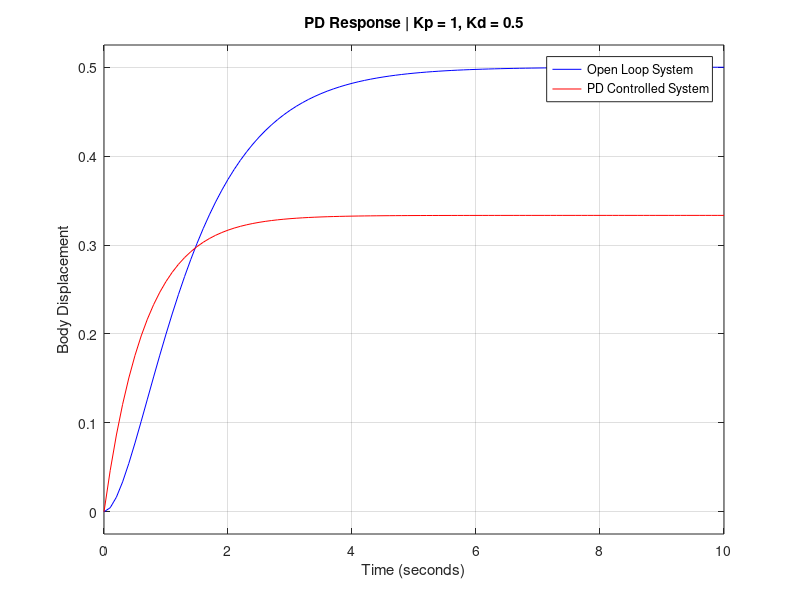

This chart was generated by the following MATLAB code: (Note: this script raises an error after producing the figure.)
clc;
clear;
close all;

% Original suspension system
num = [1];
den = [1 3 2];

G = tf(num, den);

% PD Controller parameters
Kp = 1;
Kd = 0.5;

% PD Controller
C = pid(Kp, 0, Kd);

% Closed-loop system
T = feedback(C*G, 1);

% Plot comparison
figure;

step(G, 'b', T, 'r', 10);
grid on;

title('Open Loop vs PD Controlled Suspension System');
xlabel('Time (seconds)');
ylabel('Body Displacement');

legend('Open Loop System', 'PD Controlled System');
title('PD Response | Kp = 1, Kd = 0.5')
% Performance comparison
disp('Open Loop Performance:');
stepinfo(G)

disp('PD Controlled System Performance:');
stepinfo(T)
